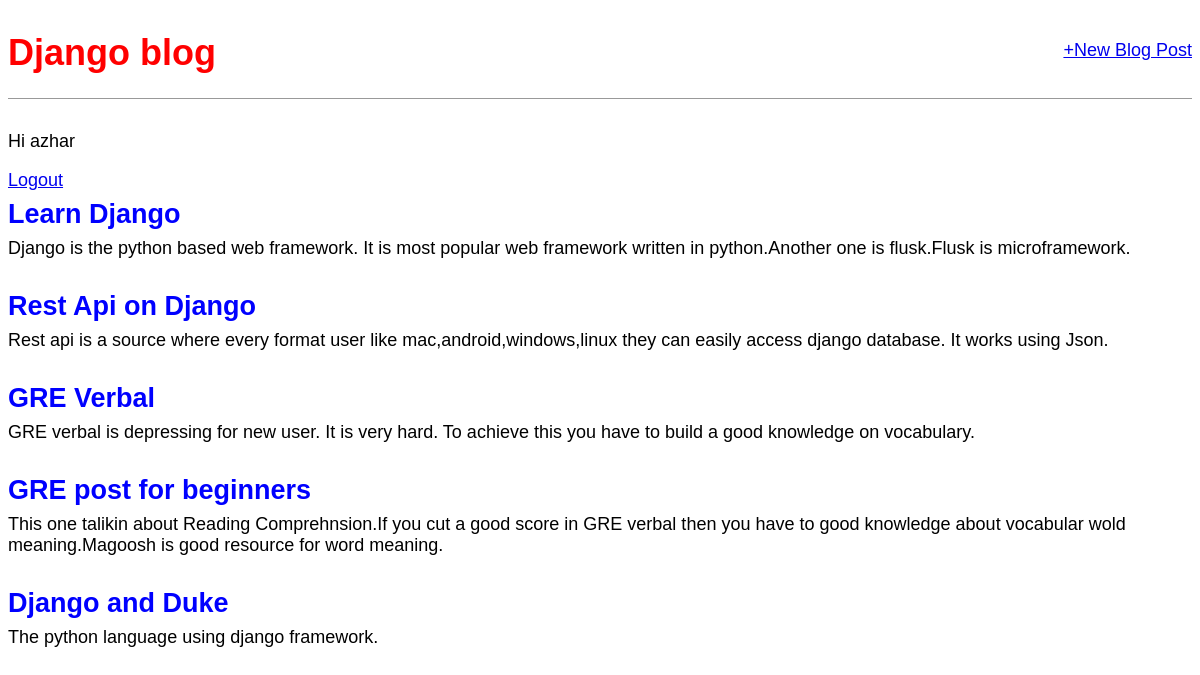
The app's page / (signed in) with its own data.
### blog/models.py (models this page shows, shortened)
class Post(models.Model):
    title = models.CharField(max_length=200)
    author = models.ForeignKey(
        'auth.User',  # django build in user is author in here,here author is foreign key of User
        on_delete=models.CASCADE, # many to one relationship each user has multiple post
    )
    body = models.TextField()

### blog/views.py (the view)
# urls.py: path('', views.BlogListView.as_view(), name='home'),
class BlogListView(ListView):
    model = Post
    template_name = 'home.html' # passing object_list build in to template

### templates/home.html
{% extends 'base.html' %}
{% block content %}
    {% for post in object_list %}
        <div class="post-entry">
            <h2> <a href="{% url 'post_detail' post.pk %} ">{{ post.title }}</a>  </h2>
            <p> {{ post.body }}</p>
        </div>
    {% endfor %}
{% endblock %}

### templates/base.html (shortened to what this page needs)
<!DOCTYPE html>
{% load static %}
<html lang="en">
<head>
     <link rel="stylesheet" href="{% static 'css/base.css' %}">
</head>
<body>
    <div class="container">
        <header>
            <div class="nav-left">
                <h1> <a href="/">Django blog</a>  </h1>
            </div>
            <div class="nav-right">
                <a href="{%url 'post_new' %}">+New Blog Post</a>
            </div>
       </header>
        {% if user.is_authenticated %}
          <p>Hi {{ user.username }}</p>
           <a href="{% url 'logout' %}">Logout</a>
        {% else %}
            <p>You are not logged in</p>
             <a href="{% url 'login' %}">Login</a>
        {% endif %}
        {% block content %}
        {% endblock content %}
    </div>
</body>
</html>

### static/css/base.css (style rules this page uses)
body { font-family: 'Source Sans Pro', sans-serif; font-size: 18px; }
header { border-bottom: 1px solid #999; margin-bottom: 2rem; display: flex; }
header h1 a { color: red; text-decoration: none; }
.nav-left { margin-right: auto; }
.nav-right { display:flex; padding-top: 2rem; }
.post-entry { margin-bottom: 2rem; }
.post-entry h2 { margin: 0.5rem 0; }
.post-entry h2 a, .post-entry h2 a:visited { color:blue; text-decoration:none; }
.post-entry p { margin:0; font-weight: 400; }

### records on screen
Post: title "Learn Django", body "Django is the python based web framework. It is most popular web framework written in python.Another one is flusk.Flusk is microframework."
Post: title "Rest Api on Django", body "Rest api is a source where every format user like mac,android,windows,linux they can easily access django database. It works using Json."
Post: title "GRE Verbal", body "GRE verbal is depressing for new user. It is very hard. To achieve this you have to build a good knowledge on vocabulary."
Post: title "GRE post for beginners", body "This one talikin about Reading Comprehnsion.If you cut a good score in GRE verbal then you have to good knowledge about vocabular wold meaning.Magoosh is good resource for word meaning."
Post: title "Django and Duke", body "The python language using django framework."

### other values on screen
{{ user.username }} "azhar"
